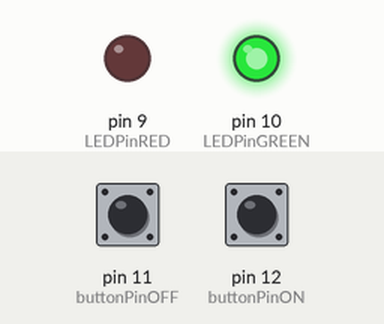
This sketch was run on a simulated Arduino Uno, built with avr-gcc and run on an emulated ATmega328P. Shown: output pins drawn as LEDs (lit = HIGH). Inputs (shaded band) come from the test bench; at power-on: pin 12 (buttonPinON) HIGH, pin 11 (buttonPinOFF) HIGH.

Above: at 1.2 s.
1.3 s: pin 12 (buttonPinON) pulled LOW for 0.15 s
At 2.5 s:
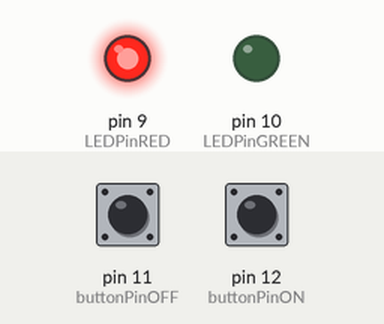
2.9 s: pin 11 (buttonPinOFF) pulled LOW for 0.15 s
At 3.8 s:
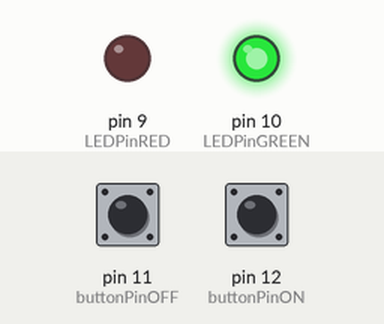
4.5 s: pin 12 (buttonPinON) pulled LOW for 1 s
At 5.0 s:
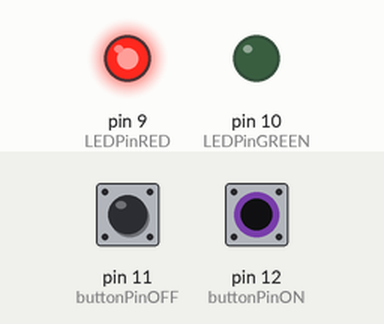
Timing chart, 0 to 7.5 s (numbered marks = the images above; inputs shaded):
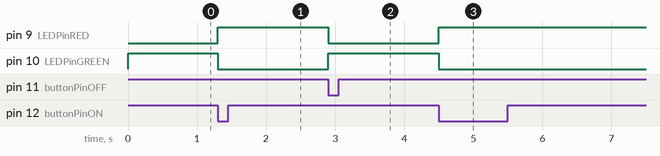

Measured:
- after the input at 1.3 s, pin 9 (LEDPinRED): LOW → HIGH at once; pin 10 (LEDPinGREEN): HIGH → LOW at once
- after the input at 2.9 s, pin 9 (LEDPinRED): HIGH → LOW at once; pin 10 (LEDPinGREEN): LOW → HIGH at once
- after the input at 4.5 s, pin 9 (LEDPinRED): LOW → HIGH at once; pin 10 (LEDPinGREEN): HIGH → LOW at once

The sketch:

RED_and_GREEN_lights_circuit_code.ino
```cpp
int buttonPinON = 12;
int buttonPinOFF = 11;
int LEDPinRED = 9;
int LEDPinGREEN = 10;
int status = 0;

void setup() {
  pinMode(buttonPinON,INPUT);
  pinMode(buttonPinOFF,INPUT);
  pinMode(LEDPinRED ,OUTPUT);
  pinMode(LEDPinGREEN ,OUTPUT);
}

void loop()  {
  if( digitalRead(buttonPinON) == LOW )  {
     status = 1;
}

  if ( digitalRead(buttonPinOFF) == LOW ) {
     status = 0;
  }


  if(status == 1)  {
     digitalWrite(LEDPinRED ,HIGH);
     digitalWrite(LEDPinGREEN ,LOW);
  }
  else if (status == 0)  {
     digitalWrite(LEDPinGREEN ,HIGH);
     digitalWrite(LEDPinRED ,LOW);
  }

}
```
